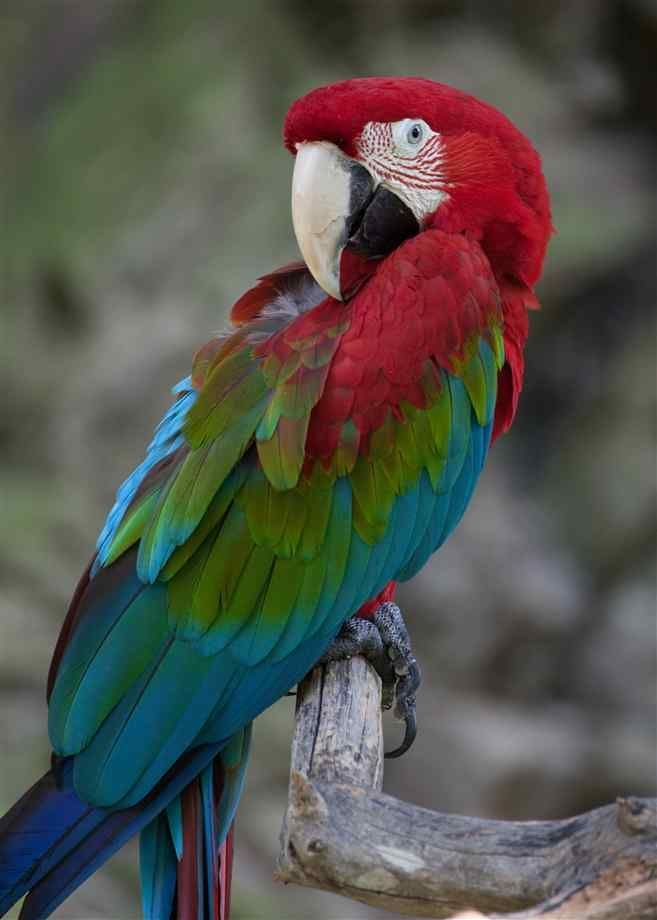
#> input picture Images/macaw.jpg, 657 x 920 px, found by its file name
$ python Masking.py
#> lines starting #> are read from the running program, lines starting #| are printed output that depends on the picture; after the words box and inside, x2 and y2 are one past the last pixel; in counts of white or black regions, pixels touching at a corner belong together
# -*- coding: utf-8 -*-
"""
Created on Fri Dec 25 12:42:33 2020

@author: Gowrav Tata
"""
# Masking allows us to focus on certain parts of image that we are focused on

import cv2 as cv
import numpy as np

import os
os.chdir(r"D:/")
img = cv.imread('Macaw.jpg')
#> img is the input picture: shape (920, 657, 3); mean B, G, R 76.8, 83.2, 84.1
cv.imshow('Macaw',img)
# Mind that the dimensions of the mask should be same as of a image
blank = np.zeros(img.shape[:2],dtype='uint8')
cv.imshow('Blank Image',blank)
# Index 1 is the width and index 0 is height, 100 is the radis, 255 is the colour, -1 is the thickness
mas = cv.circle(blank,(img.shape[1]//2,img.shape[0]//2),100,255,-1)
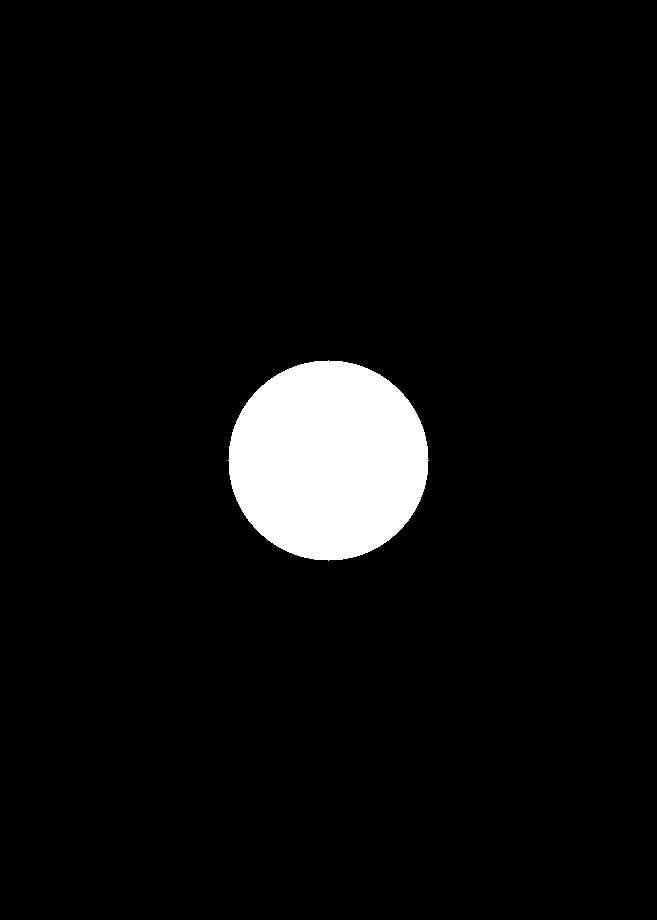
#> blank: shape (920, 657); 5.2% white; 1 white region, box (x1, y1, x2, y2) and area: (228, 360, 429, 561) 31417
cv.imshow('Blank',blank)
#> (the run stopped early here; a loop or call above may not have finished)

$ run again, with Images/Cat.jpg copied over Images/macaw.jpg
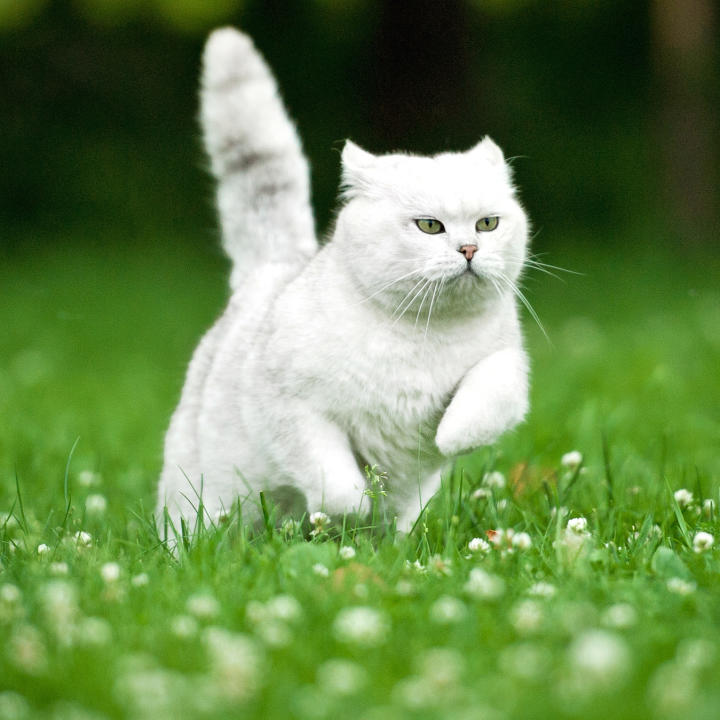
#> input picture Images/Cat.jpg, 720 x 720 px, found by its file name
#> img is the input picture: shape (720, 720, 3); mean B, G, R 78.6, 135, 104.4
#> `mas = cv.circle(blank,(img.shape[1]//2,img.shape[0]//2),100,255,-1)`:
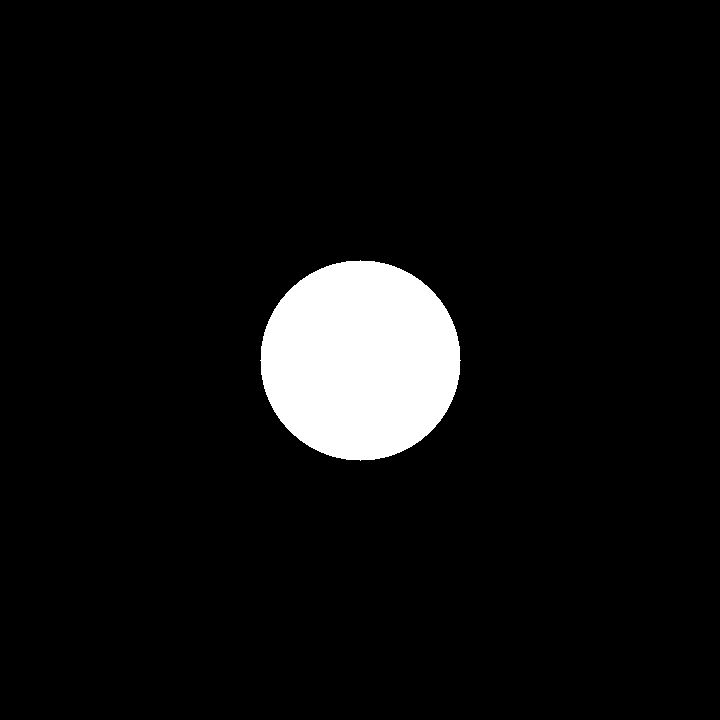
#> blank: shape (720, 720); 6.1% white; 1 white region, box (x1, y1, x2, y2) and area: (260, 260, 461, 461) 31417

$ run again, with Images/city.jpg copied over Images/macaw.jpg
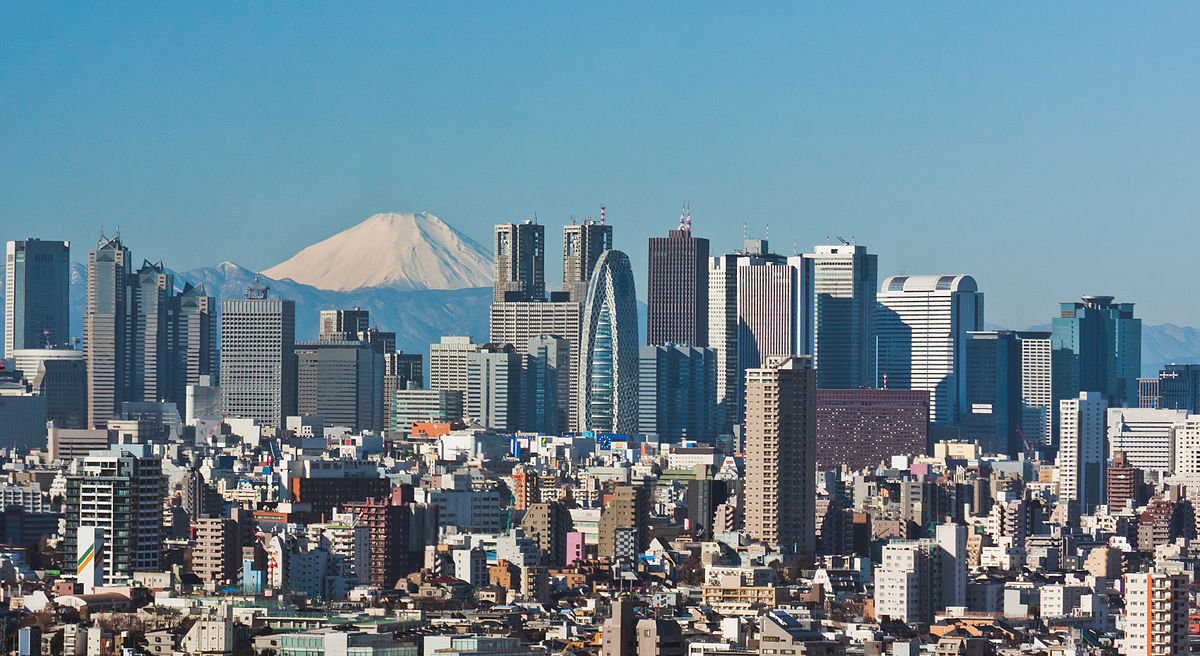
#> input picture Images/city.jpg, 1200 x 656 px, found by its file name
#> img is the input picture: shape (656, 1200, 3); mean B, G, R 145.8, 132.6, 107.4
#> `mas = cv.circle(blank,(img.shape[1]//2,img.shape[0]//2),100,255,-1)`:
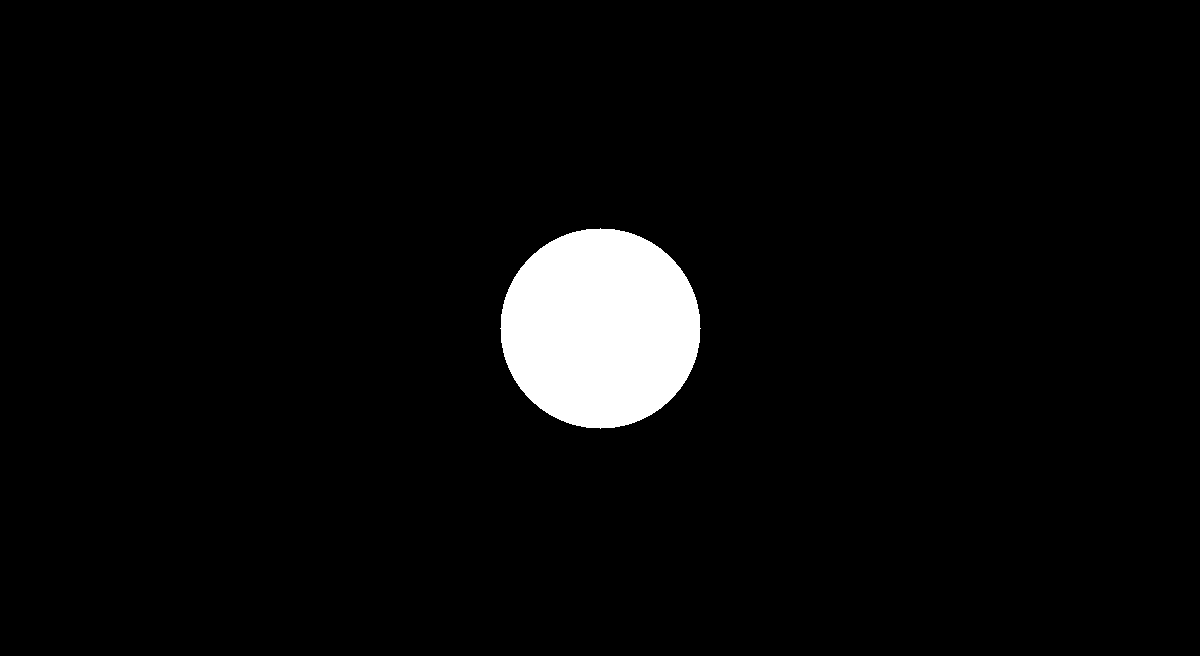
#> blank: shape (656, 1200); 4% white; 1 white region, box (x1, y1, x2, y2) and area: (500, 228, 701, 429) 31417
